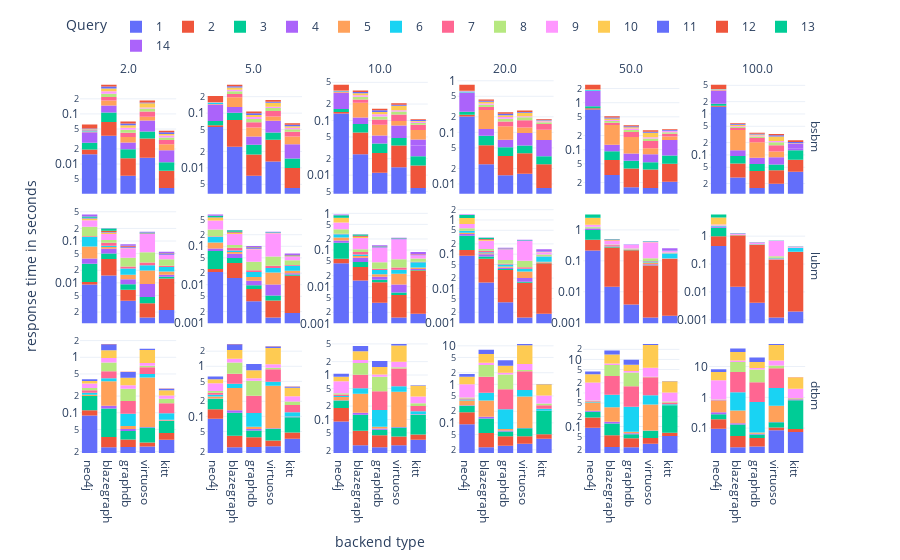

The cell this chart's notebook holds for it:
### Code cell
fig=px.bar(data_frame=df, x='database', y='time_avg', color='query_idc', facet_col='size', facet_row='bench',facet_row_spacing=0.04, facet_col_spacing=0.04,
    labels = {'database': '', 'time_avg': '', 'query_idc': 'Query', 'bench': ''}, log_y=True, template = 'plotly_white')
fig.update_layout(legend=dict(orientation="h", yanchor="bottom", xanchor="right", x=1, y=1.05))
fig.for_each_annotation(lambda a: a.update(text=a.text.split("=")[-1]))
fig.update_yaxes(matches=None, showticklabels=True)
fig.update_traces(marker_line_width=0)
fig.layout.yaxis7.title.text = 'response time in seconds'
fig.layout.xaxis3.title.text = 'backend type'
fig
